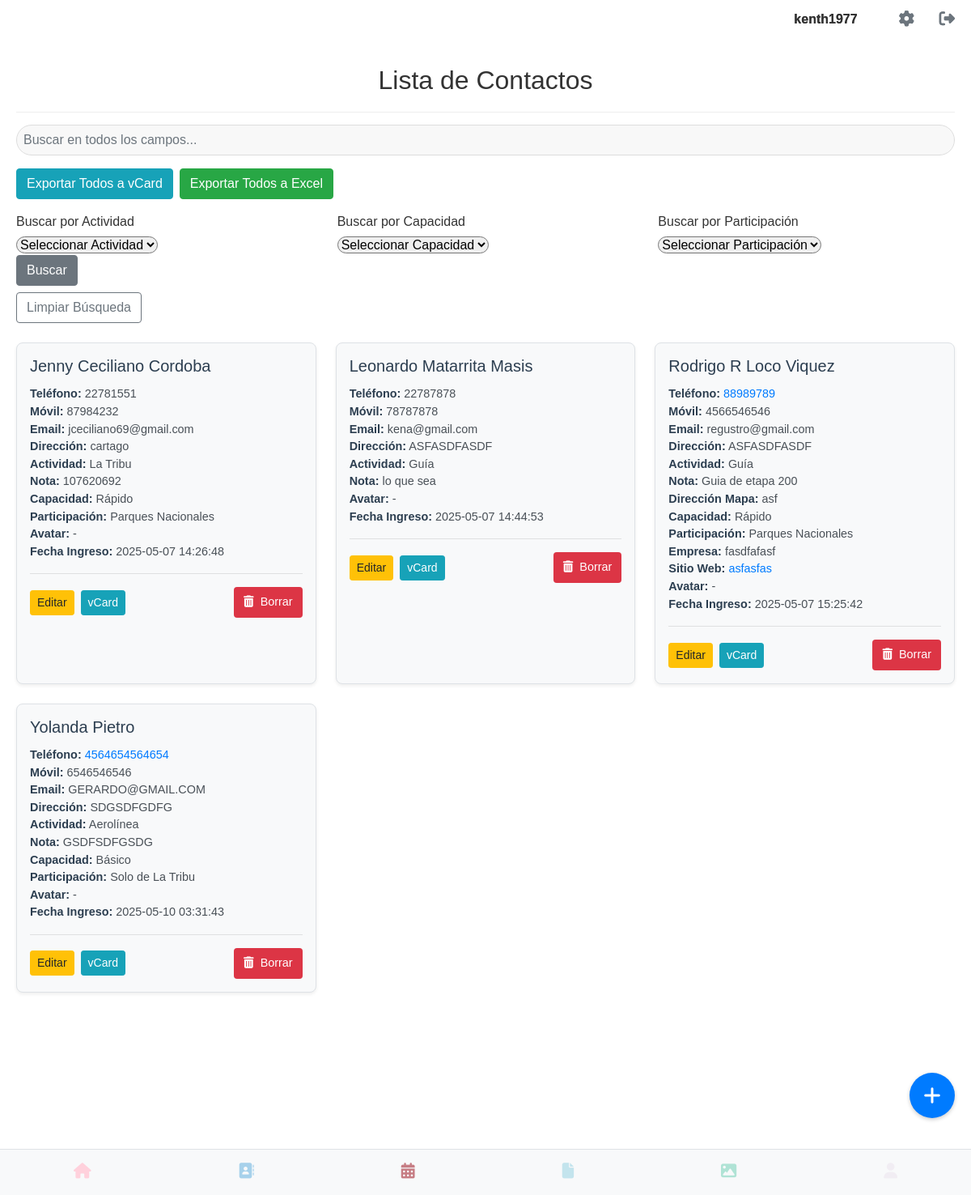
/listar_contacto (signed in), run on an earlier commit of the app's database.
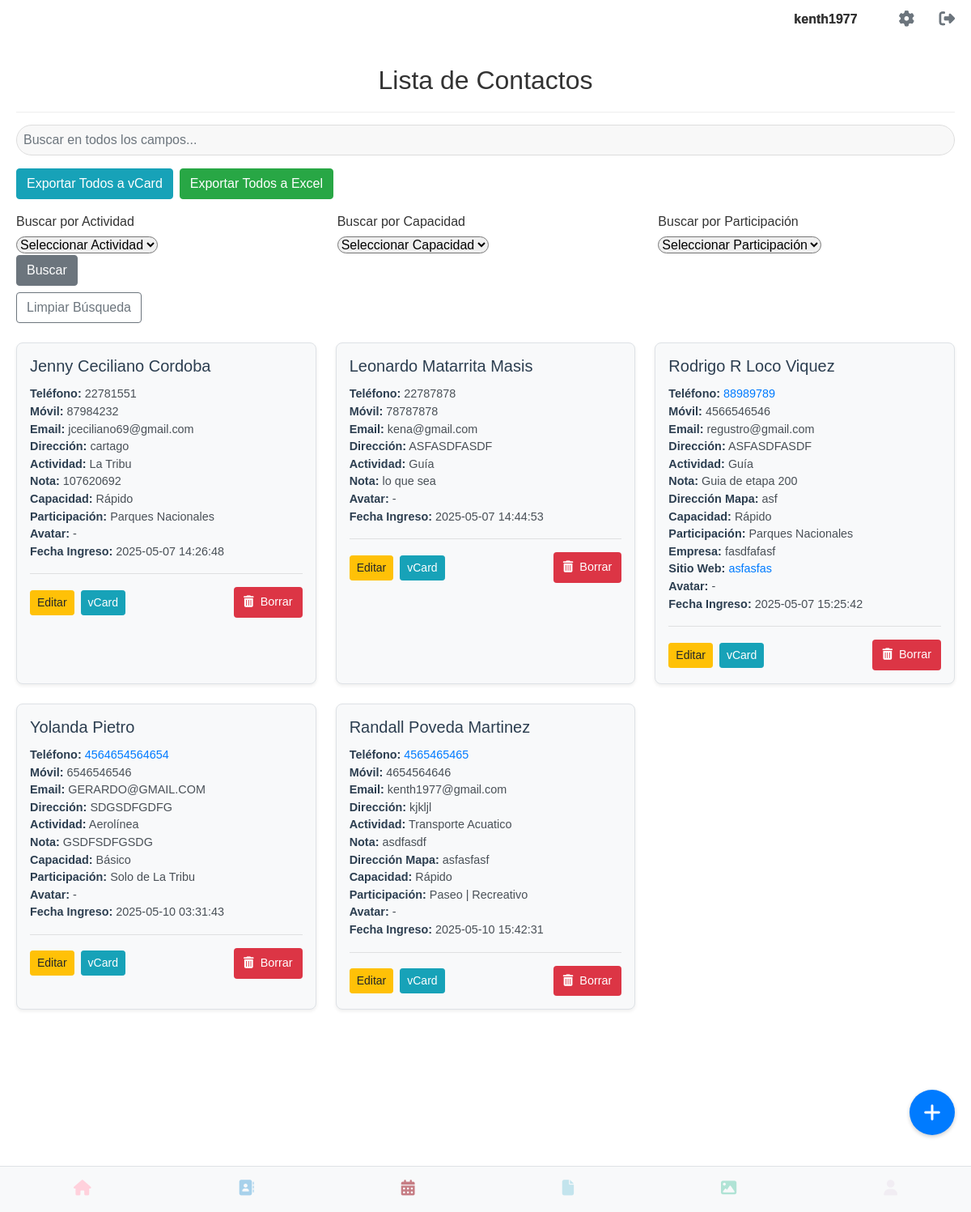
And on a later commit of the database.
### app.py (models this page shows, shortened)
class User(UserMixin, db.Model):
    __tablename__ = 'users'
    id = db.Column(db.Integer, primary_key=True)
    username = db.Column(db.String(80), unique=True, nullable=False)
    email = db.Column(db.String(120), unique=True, nullable=False)
    cedula = db.Column(db.String(20), unique=True, nullable=False)
    telefono = db.Column(db.String(20), nullable=False)
    password_hash = db.Column(db.String(128))
    image_filename = db.Column(db.String(255), nullable=True)
    @property
    def is_active(self):
        return True

class Contacto(db.Model):
    id = db.Column(db.Integer, primary_key=True)
    nombre = db.Column(db.String(100), nullable=False)
    primer_apellido = db.Column(db.String(100))
    segundo_apellido = db.Column(db.String(100))
    telefono = db.Column(db.String(20), nullable=False)
    movil = db.Column(db.String(20))
    email = db.Column(db.String(120))
    direccion = db.Column(db.String(200))
    actividad = db.Column(db.String(100))  # Corrección: Usando 'actividad' para el modelo
    tipo_actividad = db.Column(db.String(100)) # Manteniendo tipo_actividad si lo usas en el formulario
    nota = db.Column(db.Text)
    direccion_mapa = db.Column(db.String(255))
    avatar_path = db.Column(db.String(255)) # Para guardar la ruta del avatar
    fecha_ingreso = db.Column(db.DateTime, default=datetime.utcnow)
    usuario_id = db.Column(db.Integer, db.ForeignKey('users.id'), nullable=False)
    usuario = db.relationship('User', backref=db.backref('contactos', lazy=True))
    empresa = db.Column(db.String(100))
    sitio_web = db.Column(db.String(200))
    capacidad_persona = db.Column(db.String(20))
    participacion = db.Column(db.String(30))

### app.py (the view)
@app.route('/listar_contacto')
@login_required
def listar_contacto():
    form_busqueda = BusquedaContactoForm()
    contactos = Contacto.query.filter_by(usuario_id=current_user.id).all()
    return render_template('listar_contacto.html', contactos=contactos, form_busqueda=form_busqueda)

### app.py (called while the page is built)
@login_manager.user_loader
def load_user(user_id):
    return User.query.get(int(user_id))

### templates/listar_contacto.html (shortened to what this page needs)
{% extends 'base.html' %}
{% block content %}
  <div class="contactos-container">
    {% if current_user.is_authenticated %}
        <div class="top-right">
            <span class="username-display">{{ current_user.username }}</span>
            <a href="{{ url_for('perfil') }}" class="gear-icon"><i class="fas fa-cog"></i></a>
            <a href="{{ url_for('logout') }}" class="logout-icon"><i class="fas fa-sign-out-alt"></i></a>
        </div>
    {% endif %}
    <h1>Lista de Contactos</h1>
    <div class="search-container mt-3">
      <input type="text" id="searchInput" class="form-control rounded-pill" placeholder="Buscar en todos los campos...">
    </div>
    <div class="export-buttons mt-3">
      <a href="{{ url_for('exportar_todos_vcard') }}" class="btn btn-info">Exportar Todos a vCard</a>
      <a href="{{ url_for('exportar_todos_excel') }}" class="btn btn-success">Exportar Todos a Excel</a>
    </div>
    <div class="filter-form mt-3">
      <form method="POST" action="{{ url_for('buscar_contacto') }}" class="row g-3 align-items-center">
        <div class="col-md-4">
          {{ form_busqueda.busqueda_actividad.label(class="form-label") }}
          {{ form_busqueda.busqueda_actividad(class="rounded-pill form-select") }}
        </div>
        <div class="col-md-4">
          {{ form_busqueda.busqueda_capacidad_persona.label(class="form-label") }}
          {{ form_busqueda.busqueda_capacidad_persona(class="rounded-pill form-select") }}
        </div>
        <div class="col-md-4">
          {{ form_busqueda.busqueda_participacion.label(class="form-label") }}
          {{ form_busqueda.busqueda_participacion(class="rounded-pill form-select") }}
        </div>
        <div class="col-auto">
          {{ form_busqueda.submit_buscar(class="btn btn-secondary") }}
        </div>
      </form>
      <a href="{{ url_for('listar_contacto') }}" class="btn btn-outline-secondary mt-2">Limpiar Búsqueda</a>
    </div>
    <div class="contacts-grid mt-4">
      {% if contactos %}
        {% for contacto in contactos %}
          <div class="contact-card border rounded-4" style="border-width: 0.5px; border-color: #ccc;">
            <div class="card-body">
              <h5 class="card-title">{{ contacto.nombre | title }} {% if contacto.primer_apellido %}{{ contacto.primer_apellido | title }}{% endif %} {% if contacto.segundo_apellido %}{{ contacto.segundo_apellido | title }}{% endif %}</h5>
              <p class="card-text">
                <strong>Teléfono:</strong>
                {% if contacto.telefono and not contacto.telefono.startswith('2') %}
                  <a href="https://wa.me/506{{ contacto.telefono }}">{{ contacto.telefono }}</a>
                {% else %}
                  {{ contacto.telefono }}
                {% endif %}
                <br>
                {% if contacto.movil %}<strong>Móvil:</strong> {{ contacto.movil }}<br>{% endif %}
                {% if contacto.email %}<strong>Email:</strong> {{ contacto.email }}<br>{% endif %}
                {% if contacto.direccion %}<strong>Dirección:</strong> {{ contacto.direccion }}<br>{% endif %}
                {% if contacto.tipo_actividad %}<strong>Actividad:</strong> {{ contacto.tipo_actividad }}<br>{% endif %}
                {% if contacto.nota %}<strong>Nota:</strong> {{ contacto.nota }}<br>{% endif %}
                {% if contacto.direccion_mapa %}<strong>Dirección Mapa:</strong> {{ contacto.direccion_mapa }}<br>{% endif %}
                {% if contacto.capacidad_persona %}<strong>Capacidad:</strong> {{ contacto.capacidad_persona }}<br>{% endif %}
                {% if contacto.participacion %}<strong>Participación:</strong> {{ contacto.participacion }}<br>{% endif %}
                {% if contacto.empresa %}<strong>Empresa:</strong> {{ contacto.empresa }}<br>{% endif %}
                {% if contacto.sitio_web %}<strong>Sitio Web:</strong> <a href="{{ contacto.sitio_web }}" target="_blank">{{ contacto.sitio_web }}</a><br>{% endif %}
                <strong>Avatar:</strong>
                {% if contacto.avatar_path %}
                  <img src="{{ url_for('static', filename='images/' + contacto.avatar_path.split('/')[-1]) }}" alt="Avatar" style="width: 50px; height: 50px; border-radius: 50%;">
                {% else %}
                  -
                {% endif %}
                <br>
                <strong>Fecha Ingreso:</strong> {{ contacto.fecha_ingreso.strftime('%Y-%m-%d %H:%M:%S') }}<br>
              </p>
              <hr>
              <div class="contact-actions">
                <div class="action-buttons">
                  <a href="{{ url_for('editar_contacto', id=contacto.id) }}" class="btn btn-sm btn-warning">Editar</a>
                  <a href="{{ url_for('exportar_vcard', contacto_id=contacto.id) }}" class="btn btn-sm btn-info">vCard</a>
                </div>
                <div>
                  <button type="button" class="btn btn-sm btn-danger borrar-contacto-btn-swal"
                          data-contacto-id="{{ contacto.id }}"
                          data-contacto-nombre="{{ contacto.nombre }}">
                    <i class="fas fa-trash-alt"></i> Borrar
                  </button>
                </div>
              </div>
            </div>
          </div>
        {% endfor %}
      {% else %}
        <p>No tienes contactos en tu agenda.</p>
      {% endif %}
    </div>
    <a href="{{ url_for('crear_contacto') }}" class="floating-button">
      <i class="fas fa-plus"></i>
    </a>
  </div>
{% endblock %}

### templates/base.html (shortened to what this page needs)
<!DOCTYPE html>
<html lang="es">
<head>
    <link rel="stylesheet" type="text/css" href="{{ url_for('static', filename='css/main.css') }}">
    <link rel="stylesheet" href="https://cdn.jsdelivr.net/npm/sweetalert2@11/dist/sweetalert2.min.css">
</head>
<body>
	<div class="contactos-container">
    {% if current_user.is_authenticated %}
        <div class="top-right">
            <span class="username-display">{{ current_user.username }}</span>
            <a href="{{ url_for('perfil') }}" class="gear-icon"><i class="fas fa-cog"></i></a>
            <a href="{{ url_for('logout') }}" class="logout-icon"><i class="fas fa-sign-out-alt"></i></a>
        </div>
    {% endif %}
</div>
{% include "flash.html" %}
<div class="container-block margin-bottom-large">
    {% block content %}
    {% endblock %}
</div>
{% include "navbar.html" %}
</body>
</html>

### templates/flash.html (shortened to what this page needs)
<div class="container">
</div>

### templates/navbar.html
<nav class="magic-navbar">
    <div class="magic-nav-buttons">
        <div class="magic-nav-button">
            <a href="{{ url_for('index') }}">
                <i class="fas fa-home"></i>
            </a>
        </div>
        <div class="magic-nav-button">
            <a href="{{ url_for('listar_contacto') }}">
                <i class="fa-solid fa-address-book"></i>
            </a>
        </div>
        <div class="magic-nav-button">
            <a href="{{ url_for('calendario') }}">
                <i class="fa-solid fa-calendar-days"></i>
            </a>
        </div>
        <div class="magic-nav-button">
            <a href="#">
                <i class="fa-solid fa-file"></i>
            </a>
        </div>
        <div class="magic-nav-button">
            <a href="#">
                <i class="fa-solid fa-image"></i>
            </a>
        </div>
        <div class="magic-nav-button">
            {% if current_user.is_authenticated %}
                <a href="#" style="pointer-events: none; opacity: 0.2;">
                    <i class="fas fa-user"></i>
                </a>
            {% else %}
                <a href="{{ url_for('login') }}">
                    <i class="fas fa-user"></i>
                </a>
            {% endif %}
        </div>
    </div>
</nav>

### static/css/navbar.css (style rules this page uses)
.magic-navbar { background-color: #f8f9fa; color: #343a40; padding: 0.5rem 0; position: fixed; bottom: 0; left: 0; width: 100%; z-index: 1000; border-top: 1px solid #dee2e6; }
.magic-nav-buttons { display: flex; justify-content: space-around; align-items: center; }
.magic-nav-button { flex-grow: 1; text-align: center; padding: 0.5rem 0; }
.magic-nav-button a { display: block; color: inherit; text-decoration: none; }
.magic-nav-button i { font-size: 1.2rem; margin-bottom: 0.2rem; }
.magic-nav-button:nth-child(1) i { color: #FFD1DC; }
.magic-nav-button:nth-child(2) i { color: #A7D1EB; }
.magic-nav-button:nth-child(3) i { color: #c67D84; }
.magic-nav-button:nth-child(4) i { color: #C3E4ED; }
.magic-nav-button:nth-child(5) i { color: #B0E3D5; }
.magic-nav-button:nth-child(6) i { color: #D8BFD8; }

### static/css/base.css (style rules this page uses)
body { font-family: sans-serif; margin: 0; }
.margin-bottom-large { margin-bottom: 250px; }
.container { width: 80%; margin: 20px auto; padding: 20px; }
.top-right { position: absolute; top: 10px; right: 20px; display: flex; align-items: center; }
.gear-icon, .logout-icon { font-size: 24px; text-decoration: none; color: #333; margin-left: 15px; }
.username-display { margin-right: 20px; font-weight: bold; color: #333; }
label { display: block; margin-bottom: 5px; }
input[type="text"], input[type="password"] { width: 100%; padding: 8px; box-sizing: border-box; border-radius: 5px; background-color: #f8f8f8; border: 1px solid #ccc; }

### static/css/forms.css (style rules this page uses)
label { display: block; margin-bottom: 5px; }

### static/css/perfil.css (style rules this page uses)
body { font-family: sans-serif; margin: 20px; }
.search-container { margin-top: 20px; border-top: 1px solid #eee; padding-top: 15px; }
.search-container input[type="text"] { flex-grow: 1; padding: 8px; border: 1px solid #ddd; border-radius: 4px; margin-right: 10px; box-sizing: border-box; }

### static/css/listar_contacto.css (style rules this page uses)
.contactos-container { font-family: Arial, sans-serif; color: #333; }
.contactos-container h1 { text-align: center; margin-bottom: 20px; font-size: 2rem; }
.contactos-container .top-right { display: flex; justify-content: flex-end; align-items: center; gap: 1rem; padding-bottom: 1rem; }
.contactos-container .username-display { font-weight: bold; }
.contactos-container .gear-icon, .contactos-container .logout-icon { color: #6c757d; font-size: 1.2rem; text-decoration: none; }
.contactos-container .search-container { margin-bottom: 1rem; }
.contactos-container .export-buttons { display: flex; gap: 0.5rem; margin-bottom: 1rem; flex-wrap: wrap; }
.contactos-container .export-buttons .btn { margin-bottom: 0.5rem; }
@media (min-width: 576px) { .contactos-container .export-buttons { flex-wrap: nowrap; } }
@media (min-width: 576px) { .contactos-container .export-buttons .btn { margin-bottom: 0; } }
.contactos-container .filter-form { margin-bottom: 1.5rem; }
.contactos-container .contacts-grid { display: grid; grid-template-columns: repeat(auto-fill, minmax(300px, 1fr)); gap: 1.5rem; }
.contactos-container .contact-card { display: flex; flex-direction: column; background-color: #f8f9fa; border: 1px solid #e0e0e0; border-radius: 0.5rem; box-shadow: 0 0.125rem 0.25rem rgba(0, 0, 0, 0.071); }
.contactos-container .contact-card .card-body { padding: 1rem; }
.contactos-container .contact-card .card-title { margin-bottom: 0.75rem; font-size: 1.25rem; color: #2c3e50; }
.contactos-container .contact-card .card-text { font-size: 0.9rem; line-height: 1.5; margin-bottom: 0.5rem; color: #495057; }
.contactos-container .contact-card .card-text strong { font-weight: bold; color: #2c3e50; }
.contactos-container .contact-card .card-text a { color: #007bff; text-decoration: none; }
.contactos-container .contact-actions { display: flex; justify-content: space-between; align-items: center; gap: 0.5rem; }
.contactos-container .action-buttons { display: flex; gap: 0.5rem; }
.contactos-container .floating-button { position: fixed; bottom: 20px; right: 20px; background-color: #007bff; color: white; border-radius: 50%; width: 56px; height: 56px; display: flex; justify-content: center; align-items: center; font-size: 24px; box-shadow: 0 2px 5px rgba(0, 0, 0, 0.2); z-index: 1000; text-decoration: none; }

What changed in the data, as far as the page shows it:
added Contacto: nombre "Randall", primer_apellido "Poveda", segundo_apellido "Martinez", telefono "4565465465", movil "4654564646", email "kenth1977@gmail.com", direccion "kjkljl", tipo_actividad "Transporte Acuatico", nota "asdfasdf", direccion_mapa "asfasfasf", capacidad_persona "Rápido", participacion "Paseo | Recreativo", fecha_ingreso "2025-05-10 15:42:31"
